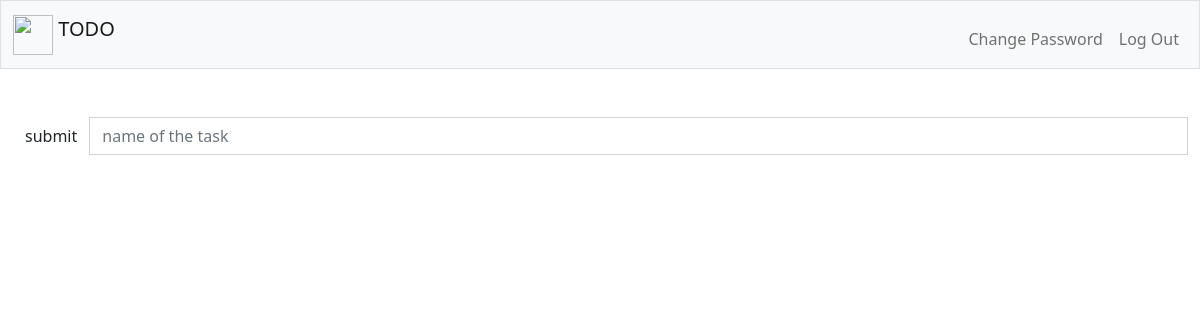
Page / (signed in) on the earlier database version.
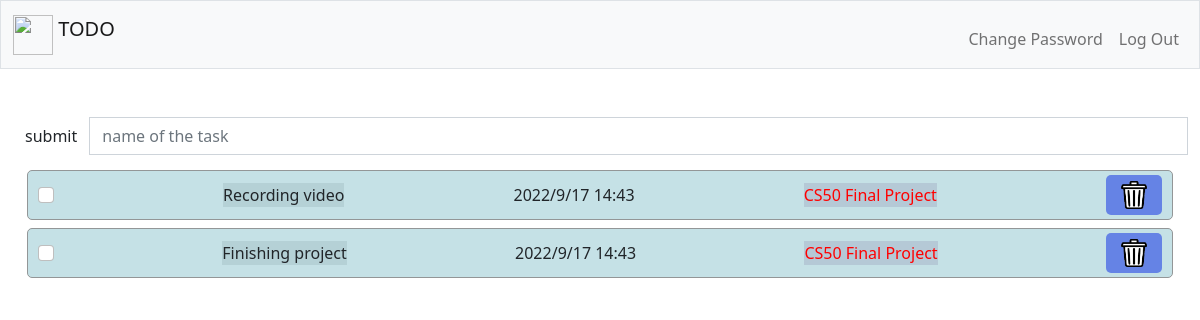
Same page on the later database version.
### tables this page shows
CREATE TABLE tasks (task_id INTEGER UNIQUE PRIMARY KEY ,user_id INTEGER NOT NULL ,task_name TEXT NOT NULL , day INTEGER NOT NULL , month INTEGER NOT NULL , year INTEGER NOT NULL , hour INTEGER NOT NULL , minute INTEGER NOT NULL , status TEXT NOT NULL , type TEXT NOT NULL, date TEXT NOT NULL );

### app.py (the view, shortened to what this page needs)
@app.route("/", methods=["GET", "POST"])
@login_required
def index():
    if request.method == "GET":
        if len(db.execute("SELECT * FROM types WHERE user_id == ?", session["user_id"])) == 0:
            db.execute("INSERT INTO types (user_id, type) VALUES (?, ?)", session["user_id"], "main")
        type = db.execute("SELECT type FROM types WHERE user_id = ?", session["user_id"])
        today = datetime.date
        now = int(str(datetime.datetime.now())[8:10])
        tasks = db.execute("SELECT * FROM tasks WHERE user_id = ?", session["user_id"])
        for item in tasks:
            if int(item["day"]) < now and item["status"] == "DONE":
                db.execute("DELETE FROM tasks WHERE task_id = ?", item["task_id"])
        task = db.execute("SELECT * FROM tasks WHERE user_id = ? ORDER BY day", session["user_id"])
        return render_template("index.html", today=today, types=type, tasks=task)

### app.py (called while the page is built)
def login_required(f):
    @wraps(f)
    def decorated_function(*args, **kwargs):
        if session.get("user_id") is None:
            return redirect("/login")
        return f(*args, **kwargs)
    return decorated_function

### templates/index.html (shortened to what this page needs)
{% extends "layout.html" %}
{% block main %}
    <header>
     <form style="height: 80%" action="/" method="post">
        <div class="input-group">
            <span class="input-group-b"><button type="submit" class="btn btn-secondry">submit</button></span>
          <input type="text" aria-label="First name" class="form-control" placeholder="name of the task" id="name" name="name">
        </div>
    </form>
    </header>
    <main>
    <div class="tasks">
        {% for item in tasks %}
        <div class="task">
            {% if item["status"] == "TODO" %}
            <form action="/check" id="{{ item["task_id"] }}" method="post">
                <input class="form-check-input" type="checkbox" value="" id="flexCheckDefault" onchange="document.getElementById('{{ item["task_id"] }}').submit()">
            </form>
            {% else %}
            <form action="/check" id="{{ item["task_id"] }}" method="post">
                <input class="form-check-input" type="checkbox" value="" id="flexCheckDefault" checked onchange="document.getElementById('{{ item["task_id"] }}').submit()">
                <input hidden value="{{ item["task_id"] }}" name="id">
            </form>
            {% endif %}
            <span id="namet">{{ item["task_name"]}}</span>
            <span id="date">{{ item["year"]}}/{{ item["month"] }}/{{ item["day"] }}         {{ item["hour"] }}:{{ item["minute"] }}</span>
            <span id="type">{{ item["type"] }}</span>
            <form action="/delete" method="post">
                <button type="submit" class="btn btn-outline-secondary"><img src="/static/images.png" width="32" height="28" alt="delete"></button>
            </form>
        </div>
        {% endfor %}
    </div>
    </main>
{% endblock %}

### templates/layout.html (shortened to what this page needs)
<!DOCTYPE html>
<html lang="en">
<head>
    <link href="https://cdn.jsdelivr.net/npm/bootstrap@5.2.0/dist/css/bootstrap.min.css" rel="stylesheet">
    <link href="/static/style.css" rel="stylesheet">
</head>
<body>
    <nav class="bg-light border navbar navbar-expand-md navbar-light">
        <div class="container-fluid">
            <a class="navbar-brand" href="/">
            <img src="https://www.any.do/v4/images/og-image.png" alt="" width="40" height="40" class="d-inline-block align-text-top">
            TODO
            </a>
                <div class="collapse navbar-collapse" id="navbar">
                    {% if session["user_id"] %}
                        <ul class="navbar-nav ms-auto mt-2">
                            <li class="nav-item"><a class="nav-link" href="/changepass">Change Password</a></li>
                            <li class="nav-item"><a class="nav-link" href="/logout">Log Out</a></li>
                        </ul>
                    {% else %}
                        <ul class="navbar-nav ms-auto mt-2">
                            <li class="nav-item"><a class="nav-link" href="/register">Register</a></li>
                            <li class="nav-item"><a class="nav-link" href="/login">Log In</a></li>
                        </ul>
                    {% endif %}
                </div>
            </div>
        </nav>
    <main class="container-fluid py-5 text-center">
            {% block main %}{% endblock %}
        </main>
</body>
</html>

### static/style.css (style rules this page uses)
.task { border-radius: 5px; align-items: center; justify-content: space-between; border: 1px solid #939697; cursor: pointer; background-color: #c5e1e6; height: 50px; margin-bottom: 8px; padding: 5px 10px; display: flex; }
.task button { background-color: #6583e5; color: #ffffff; border: none; cursor: pointer; outline: none; height: 100%; width: auto; border-radius: 5px; }
.tasks { padding: 15px; }
#namet { border: thin #939697; background: #b5d1d6; }
#type { display: block; color: red; border: red 50px; background: #b5c9d6; }

Differences in the rows shown:
added tasks: task_name "Recording video", year "2022", month "9", day "17", hour "14", minute "43", type "CS50 Final Project"
added tasks: task_name "Finishing project", year "2022", month "9", day "17", hour "14", minute "43", type "CS50 Final Project"
